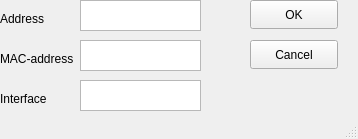
<?xml version="1.0" encoding="UTF-8"?>
<ui version="4.0">
 <class>MainWindow</class>
 <widget class="QMainWindow" name="MainWindow">
  <property name="geometry">
   <rect>
    <x>0</x>
    <y>0</y>
    <width>358</width>
    <height>139</height>
   </rect>
  </property>
  <property name="windowTitle">
   <string>Add Arp Entry</string>
  </property>
  <widget class="QWidget" name="centralwidget">
   <widget class="QTextEdit" name="addressField">
    <property name="geometry">
     <rect>
      <x>80</x>
      <y>0</y>
      <width>121</width>
      <height>31</height>
     </rect>
    </property>
   </widget>
   <widget class="QTextEdit" name="macField">
    <property name="geometry">
     <rect>
      <x>80</x>
      <y>40</y>
      <width>121</width>
      <height>31</height>
     </rect>
    </property>
   </widget>
   <widget class="QPushButton" name="cancelButton">
    <property name="geometry">
     <rect>
      <x>250</x>
      <y>40</y>
      <width>88</width>
      <height>29</height>
     </rect>
    </property>
    <property name="text">
     <string>Cancel</string>
    </property>
   </widget>
   <widget class="QLabel" name="label">
    <property name="geometry">
     <rect>
      <x>0</x>
      <y>10</y>
      <width>56</width>
      <height>17</height>
     </rect>
    </property>
    <property name="text">
     <string>Address</string>
    </property>
   </widget>
   <widget class="QPushButton" name="okButton">
    <property name="geometry">
     <rect>
      <x>250</x>
      <y>0</y>
      <width>88</width>
      <height>29</height>
     </rect>
    </property>
    <property name="text">
     <string>OK</string>
    </property>
   </widget>
   <widget class="QLabel" name="label_2">
    <property name="geometry">
     <rect>
      <x>0</x>
      <y>50</y>
      <width>81</width>
      <height>17</height>
     </rect>
    </property>
    <property name="text">
     <string>MAC-address</string>
    </property>
   </widget>
   <widget class="QLabel" name="label_4">
    <property name="geometry">
     <rect>
      <x>0</x>
      <y>90</y>
      <width>56</width>
      <height>17</height>
     </rect>
    </property>
    <property name="text">
     <string>Interface</string>
    </property>
   </widget>
   <widget class="QTextEdit" name="interfaceField">
    <property name="geometry">
     <rect>
      <x>80</x>
      <y>80</y>
      <width>121</width>
      <height>31</height>
     </rect>
    </property>
   </widget>
  </widget>
  <widget class="QStatusBar" name="statusbar"/>
 </widget>
 <resources/>
 <connections/>
</ui>
